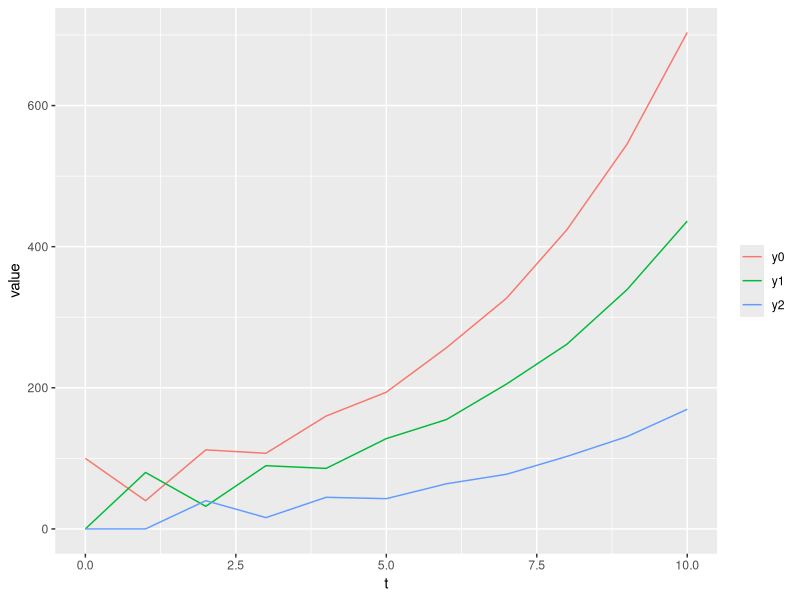
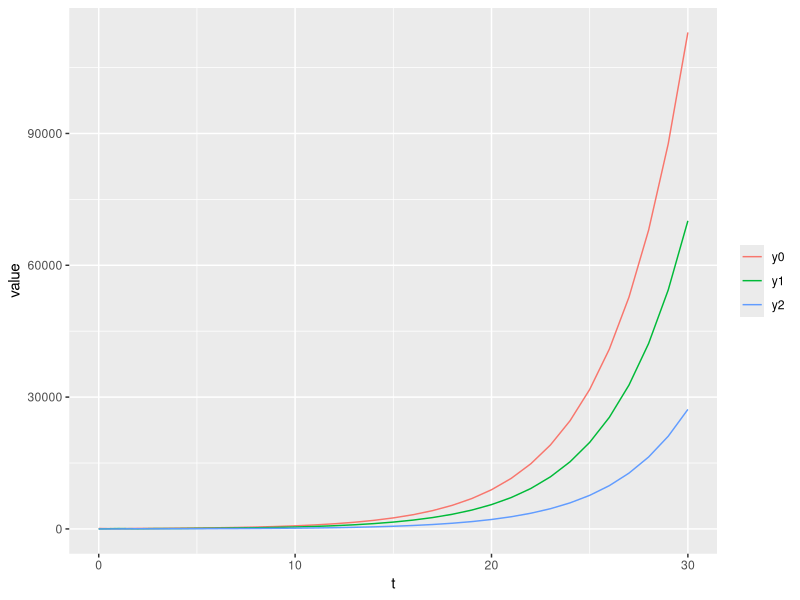
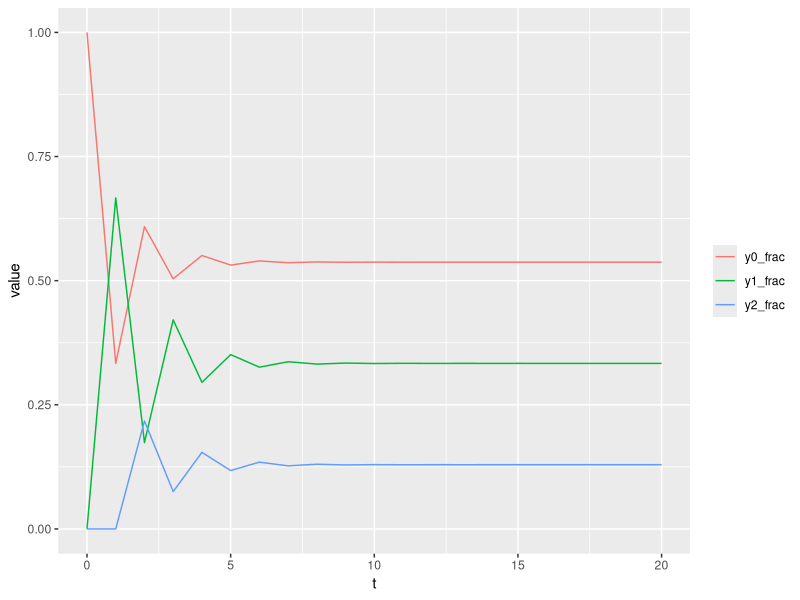
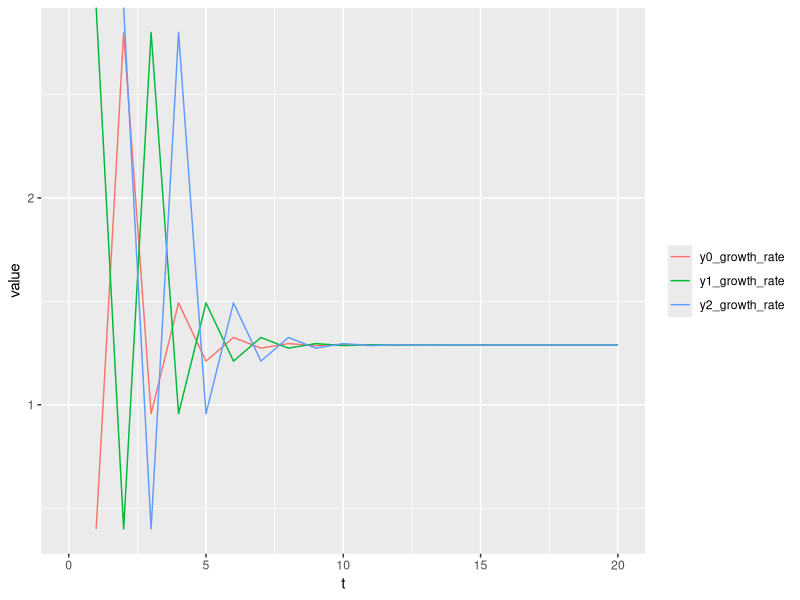
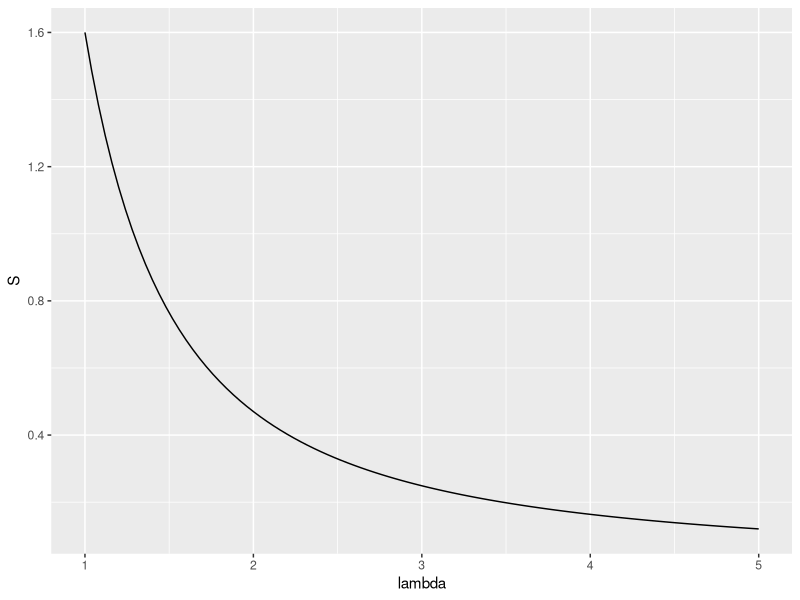
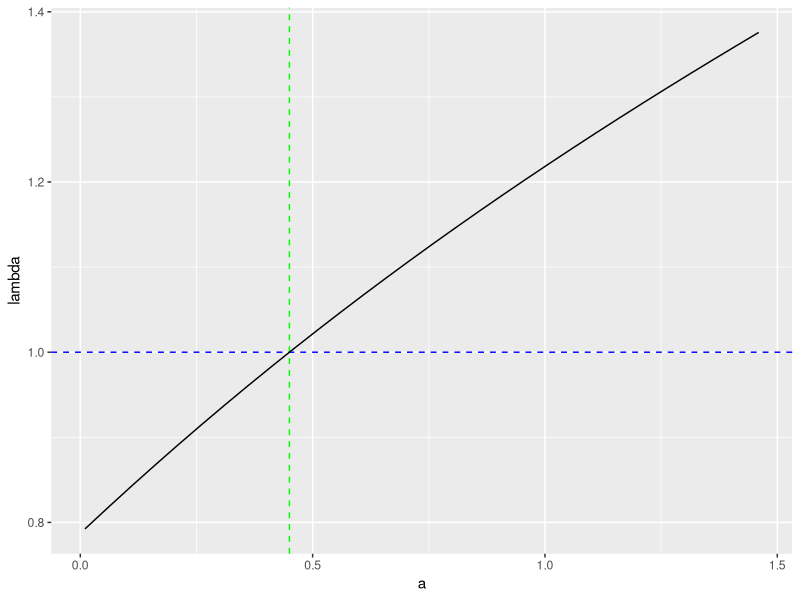
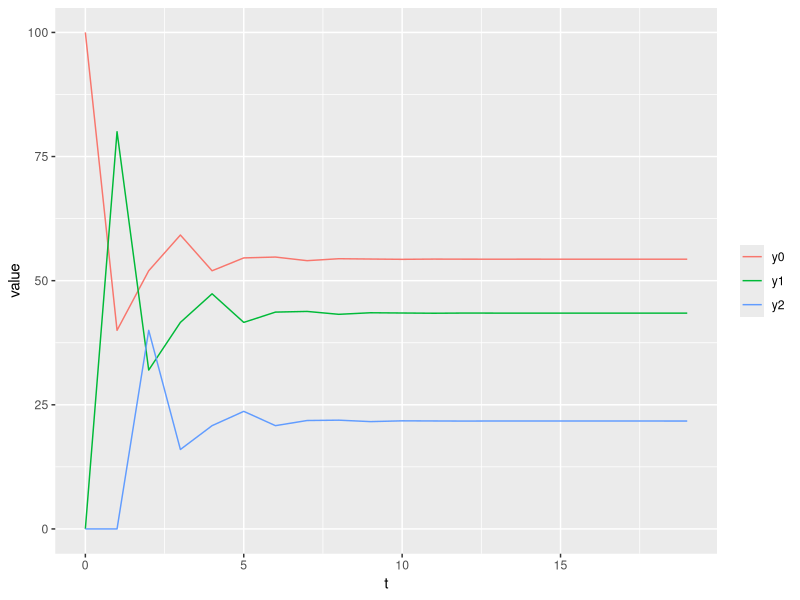
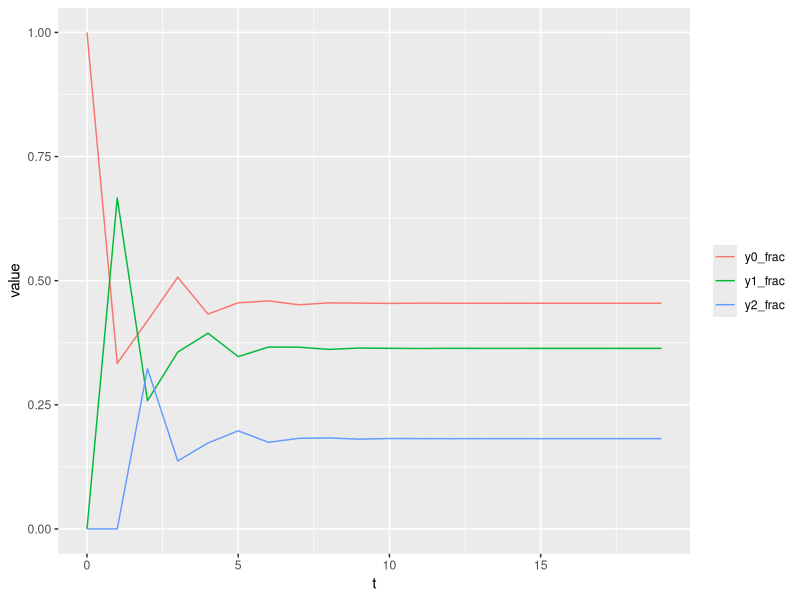

These charts were generated, in order, by the following R code:
setwd('~/Desktop/Matematik og modeller/mod1/proj1')

library(magrittr)
library(tidyverse)
library(xtable)

sim_mod <- function(move, n, x1) {
  
  xs <- matrix(nrow = n+1, ncol = length(x1))
  xs[1,] <- x1
  for (t in 1:n) {
    xs[t+1,] <- move(xs[t,])
  }
  
  data_frame(t = 0:n, y0=xs[,1], y1=xs[,2], y2 = xs[,3])
  
}

M <- matrix(c(0.4,0.8,0,
              1.2,0,0.5,
              0.6,0,0),nrow=3)

move <- function(x) {
  M%*%x
}

n <- 50
x1 <- c(100,0,0)
sim <- sim_mod(move, n, x1)

sim[1:11,] %>% 
  gather(key, value, y0, y1, y2) %>% 
  ggplot(aes(t, value, color=key)) + 
  geom_line() +
  theme(legend.title = element_blank())

sim[1:31,] %>% 
  gather(key, value, y0, y1, y2) %>% 
  ggplot(aes(t, value, color=key)) + 
  geom_line() +
  theme(legend.title = element_blank())

sim %<>% 
  mutate(n = y0 + y1 + y2,
         y0_frac = y0/n,
         y1_frac = y1/n,
         y2_frac = y2/n,
         y0_growth_rate = y0/lag(y0),
         y1_growth_rate = y1/lag(y1),
         y2_growth_rate = y2/lag(y2))

sim[1:21,] %>% 
  gather(key, value, y0_frac, y1_frac, y2_frac) %>% 
  ggplot(aes(t, value, color=key)) + 
  geom_line() +
  theme(legend.title = element_blank())

sim[1:21,] %>% 
  gather(key, value, y0_growth_rate, y1_growth_rate, y2_growth_rate) %>% 
  ggplot(aes(t, value, color=key)) + 
  geom_line() +
  theme(legend.title = element_blank())

#b

gen_S <- function(M) {
  bs <- M[1,]
  l1 <- sum(M[2,])
  l2 <- l1*sum(M[3,])
  function(lambda) {
    bs[1]/lambda + 
      l1*bs[2]/(lambda**2) +
      l2*bs[3]/(lambda**3)
  }
}

S <- gen_S(M)
ggplot(data.frame(x=0), aes(x)) +
  stat_function(fun = S) +
  xlim(1,5) +
  xlab('lambda') + ylab('S')

uniroot(function(lambda) S(lambda) - 1,lower=1,upper=10)$root


#c
round(eigen(M)$values, 2)
round(eigen(M)$vectors, 2)
print(xtable(round(eigen(M)$vectors, 2)), include.rownames=F, include.colnames=F, file='qs.tex')
Q <- eigen(M)$vectors
Q

0.65*Q

round(solve(Q)%*%M%*%Q,2)

#e
make_M <- function(a) {
  matrix(c(0.4,0.8,0,
           a,0,0.5,
           0.6,0,0),nrow=3)
}

growth_rate <- function(a) {
  S <- gen_S(make_M(a))
  uniroot(function(lambda) S(lambda) - 1,lower=0.5,upper=2)$root
}

data_frame(a = seq(0.01, 1.5, 0.05)) %>% 
  mutate(lambda = Vectorize(growth_rate)(a)) %>% 
  ggplot(aes(a, lambda)) + 
  geom_hline(yintercept = 1, color='blue', linetype='dashed') +
  geom_vline(xintercept = 0.45, color='green', linetype='dashed') +
  geom_line()

stable <- uniroot(function(a) growth_rate(a) - 1, lower=0.1,upper=1.5)$root
stable

sim <- sim_mod(function(x) make_M(stable)%*%x, 30, c(100,0,0))

sim[1:20,] %>% 
  gather(key, value, y0, y1, y2) %>% 
  ggplot(aes(t, value, color=key)) + 
  geom_line() +
  theme(legend.title = element_blank())

sim %<>% 
  mutate(n = y0 + y1 + y2,
         y0_frac = y0/n,
         y1_frac = y1/n,
         y2_frac = y2/n,
         y0_growth_rate = y0/lag(y0),
         y1_growth_rate = y1/lag(y1),
         y2_growth_rate = y2/lag(y2))

sim[1:20,] %>% 
  gather(key, value, y0_frac, y1_frac, y2_frac) %>% 
  ggplot(aes(t, value, color=key)) + 
  geom_line() +
  theme(legend.title = element_blank())

sim[1:20,] %>% 
  gather(key, value, y0_growth_rate, y1_growth_rate, y2_growth_rate) %>% 
  ggplot(aes(t, value, color=key)) + 
  geom_line() +
  theme(legend.title = element_blank())

sim <- sim_mod(function(x) make_M(stable-0.2)%*%x, 30, c(100,0,0))

sim %>% 
  gather(key, value, y0, y1, y2) %>% 
  ggplot(aes(t, value, color=key)) + 
  geom_line() +
  theme(legend.title = element_blank())

sim %<>% 
  mutate(n = y0 + y1 + y2,
         y0_frac = y0/n,
         y1_frac = y1/n,
         y2_frac = y2/n,
         y0_growth_rate = y0/lag(y0),
         y1_growth_rate = y1/lag(y1),
         y2_growth_rate = y2/lag(y2))

sim[1:20,] %>% 
  gather(key, value, y0_frac, y1_frac, y2_frac) %>% 
  ggplot(aes(t, value, color=key)) + 
  geom_line() +
  theme(legend.title = element_blank())

sim[1:20,] %>% 
  gather(key, value, y0_growth_rate, y1_growth_rate, y2_growth_rate) %>% 
  ggplot(aes(t, value, color=key)) + 
  geom_line() +
  theme(legend.title = element_blank())
